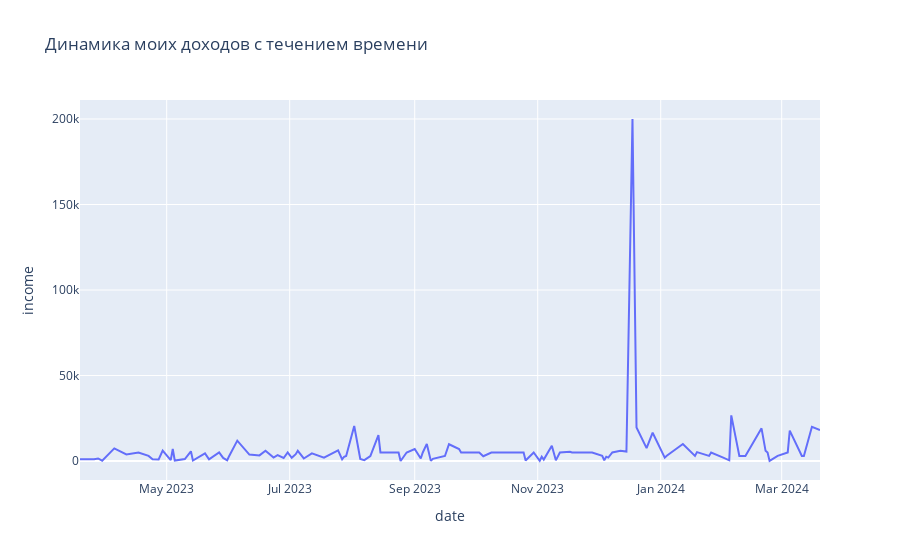

Notebook cell for this chart:
### Markdown cell above
## Изучим динамику поступлений с течением времени

### Code cell
plot_data = data.groupby('date', as_index=False) \
    .agg({'income' : 'sum'}) \
    .sort_values('date')

px.line(plot_data, x='date', y='income',
        title='Динамика моих доходов с течением времени')
